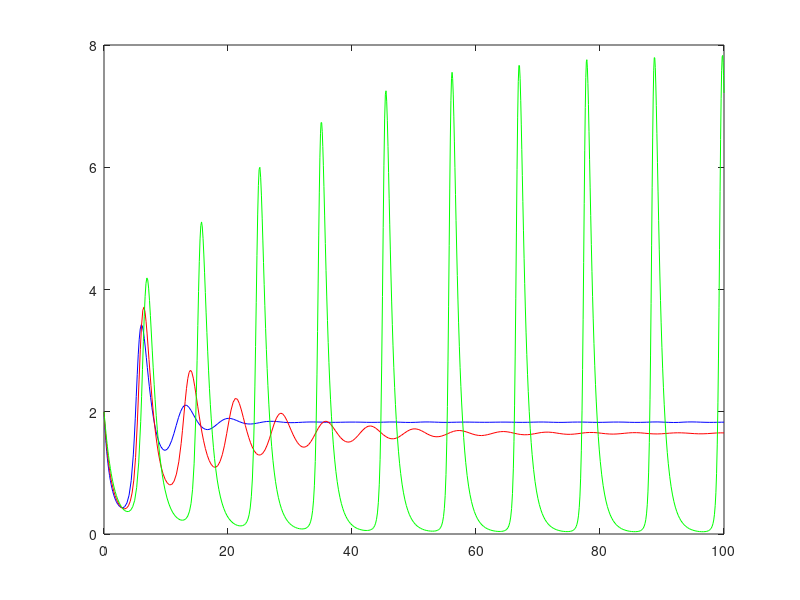

Here is the MATLAB script that generated this plot: (Note: this script raises an error after producing the figure.)
function model
[T,Y]   = ode45(@Bqfun1,[0 100],[2 2]);
[T1,Y1] = ode45(@Bqfun2,[0 100],[2 2]);
[T2,Y2] = ode45(@Bqfun3,[0 100],[2 2]);

plot (T,Y(:,2),'b',T1,Y1(:,2),'r',T2,Y2(:,2),'g');
h=legend('delta1 = 0.4','delta1 = 0.3','delta1 = 0.2',3)
xlabel('t');
ylabel('y');

function dy1 = Bqfun1(t,y)
dy1 = zeros(2,1);
r=2; K=50; theta=4; alpha=0.7; a=0.04; b=0.07; delta0=1; delta1=.4; c=0.7;
dy1=[(r*y(1)*(1-(y(1)/K))*((y(1))/(y(1)+theta))-(alpha*y(1)*y(2)/((1+a*y(1)+b*y(2)))))
    ((c*alpha*y(1)*y(2)/((1+a*y(1)+b*y(2))))-delta0*y(2)-delta1*y(2)*y(2))]

function dy2 = Bqfun2(t,y)
dy2 = zeros(2,1);
r=2; K=50; theta=4; alpha=0.7; a=0.04; b=0.07; delta0=1; delta1=.3; c=0.7;
dy2=[(r*y(1)*(1-(y(1)/K))*((y(1))/(y(1)+theta))-(alpha*y(1)*y(2)/((1+a*y(1)+b*y(2)))))
    ((c*alpha*y(1)*y(2)/((1+a*y(1)+b*y(2))))-delta0*y(2)-delta1*y(2)*y(2))]

function dy3 = Bqfun3(t,y)
dy3 = zeros(2,1);
r=2; K=50; theta=4; alpha=0.7; a=0.04; b=0.07; delta0=1; delta1=.2; c=0.7;
dy3=[(r*y(1)*(1-(y(1)/K))*((y(1))/(y(1)+theta))-(alpha*y(1)*y(2)/((1+a*y(1)+b*y(2)))))
    ((c*alpha*y(1)*y(2)/((1+a*y(1)+b*y(2))))-delta0*y(2)-delta1*y(2)*y(2))]